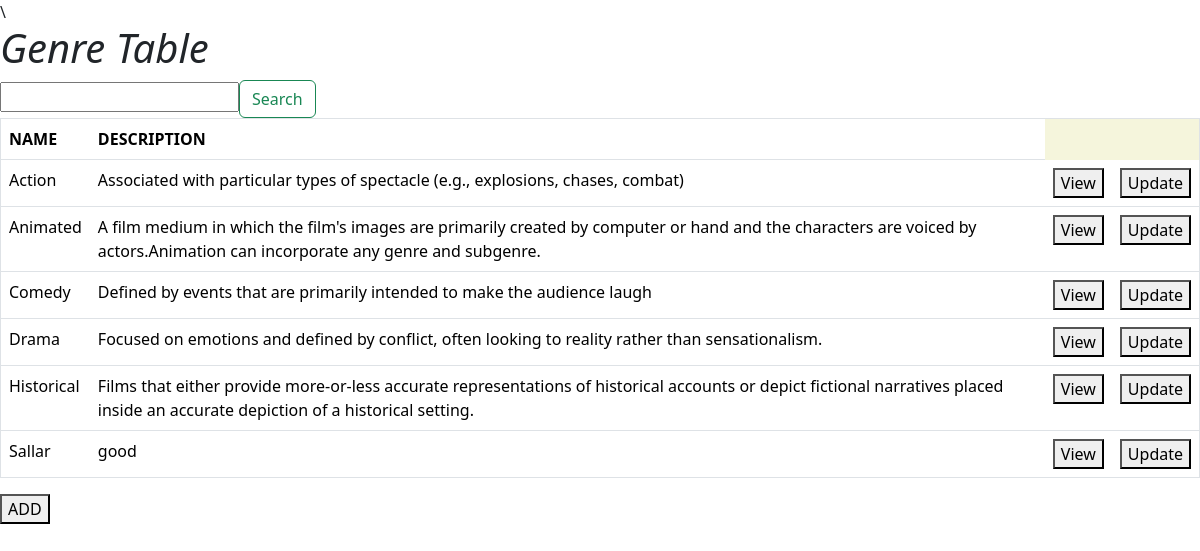
Page /genre_list/ on the committed database.
### movie/models.py (models this page shows, shortened)
class Genre(models.Model):
    name = models.CharField(max_length = 200,unique = True)
    description = models.CharField(max_length = 500)

### movie/views.py (the view, shortened to what this page needs)
# urls.py: path('genre_list/', Genre_list_View.as_view(),name="g_list"),
class Genre_list_View(View):
    def get(self,request,*args,**kwargs):
        qs = Genre.objects.all()
        return render(request,"genre_list.html",{"qs":qs})

### movie/templates/genre_list.html (shortened to what this page needs)
<!DOCTYPE html>
<html lang="en">
<head>
    <link href="https://cdn.jsdelivr.net/npm/bootstrap@5.3.2/dist/css/bootstrap.min.css" rel="stylesheet"
>
</head>
<body>
    <table border="1px solid" style="background-color: beige;" class="table">
        <h1><em>Genre Table</em></h1>
        <form action="" method="post">
            <input type="text" name="text">
            <button class="btn btn-outline-success" type="submit" placeholder="Search by name of genre">Search</button>
        </form>
        <tr>
            <th>NAME</th>
            <th>DESCRIPTION</th>
        </tr>
        {% for i in qs %}
        <tr>
            <td>{{i.name}}</td>
            <td>{{i.description}}</td>
            <td><a href="{% url 'g_details' i.id %}"><button>View</button></a></td>
            <td><a href="{% url 'g_update' i.id %}"><button>Update</button></a></td>
        </tr>
        {% endfor %}
    </table>
    <a href="{% url 'g_add' %}"><button>ADD</button></a>
</body>
</html>

### rows in the picture
Genre: name "Action", description "Associated with particular types of spectacle (e.g., explosions, chases, combat)"
Genre: name "Animated", description "A film medium in which the film's images are primarily created by computer or hand and the characters are voiced by actors.Animation can incorporate any genre and subgenre."
Genre: name "Comedy", description "Defined by events that are primarily intended to make the audience laugh"
Genre: name "Drama", description "Focused on emotions and defined by conflict, often looking to reality rather than sensationalism."
Genre: name "Historical", description "Films that either provide more-or-less accurate representations of historical accounts or depict fictional narratives placed inside an accurate depiction of a historical setting."
Genre: name "Sallar", description "good"
